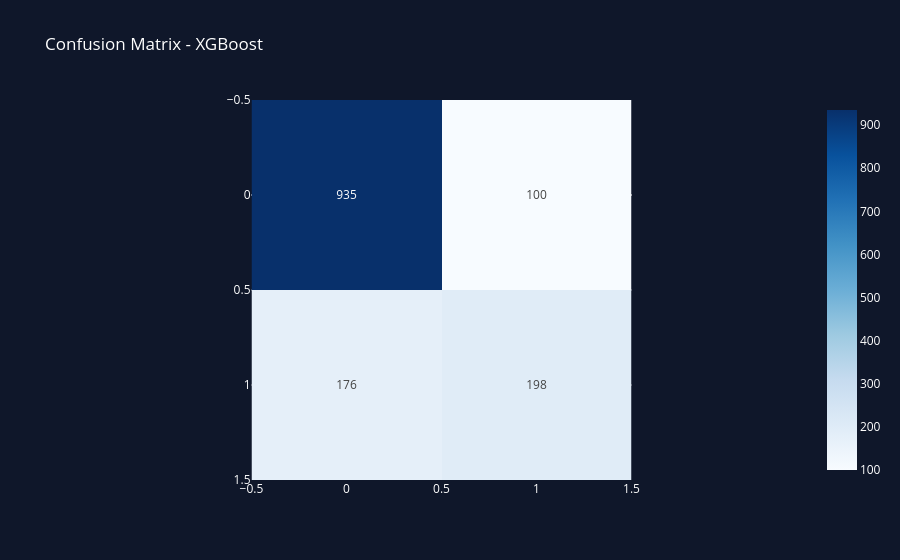

Write notebook code for a chart like this one.
### Markdown cell above
STEP 3.12 — CONFUSION MATRIX

### Code cell
cm = confusion_matrix(y_test, xgb_pred)

fig = px.imshow(
    cm,
    text_auto=True,
    color_continuous_scale='Blues',
    title='Confusion Matrix - XGBoost'
)

fig.update_layout(
    paper_bgcolor='#0F172A',
    plot_bgcolor='#0F172A',
    font_color='white'
)

fig.show()

### Figure 1 — Plotly figure (JSON) as saved in the notebook; plotly's stock layout.template omitted (floating-point values rounded to 4 significant figures)
{"data": [{"coloraxis": "coloraxis", "hovertemplate": "x: %{x}<br>y: %{y}<br>color: %{z}<extra></extra>", "name": "0", "texttemplate": "%{z}", "type": "heatmap", "xaxis": "x", "yaxis": "y", "z": [[935, 100], [176, 198]]}], "layout": {"coloraxis": {"colorscale": [[0, "rgb(247,251,255)"], [0.125, "rgb(222,235,247)"], [0.25, "rgb(198,219,239)"], [0.375, "rgb(158,202,225)"], [0.5, "rgb(107,174,214)"], [0.625, "rgb(66,146,198)"], [0.75, "rgb(33,113,181)"], [0.875, "rgb(8,81,156)"], [1, "rgb(8,48,107)"]]}, "font": {"color": "white"}, "paper_bgcolor": "#0F172A", "plot_bgcolor": "#0F172A", "title": {"text": "Confusion Matrix - XGBoost"}, "xaxis": {"anchor": "y", "constrain": "domain", "domain": [0, 1], "scaleanchor": "y"}, "yaxis": {"anchor": "x", "autorange": "reversed", "constrain": "domain", "domain": [0, 1]}}}
